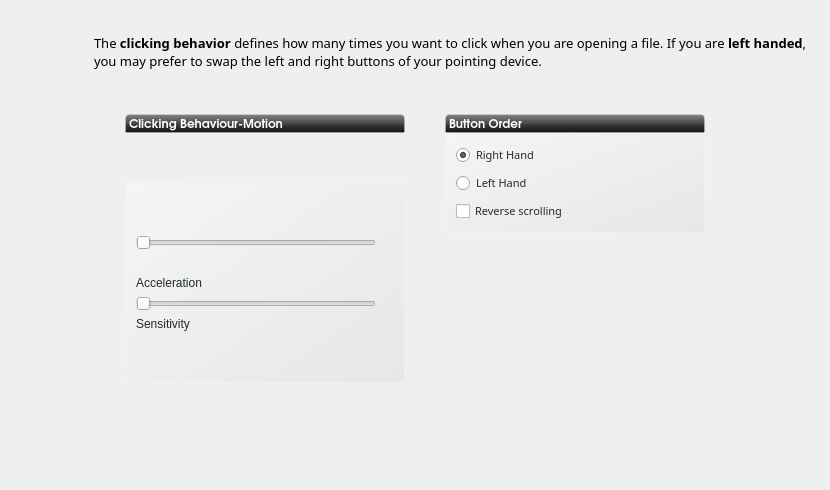
<?xml version="1.0" encoding="UTF-8"?>
<ui version="4.0">
 <class>mouseWidget</class>
 <widget class="QWidget" name="mouseWidget">
  <property name="geometry">
   <rect>
    <x>0</x>
    <y>0</y>
    <width>830</width>
    <height>490</height>
   </rect>
  </property>
  <property name="windowTitle">
   <string>Mouse</string>
  </property>
  <property name="styleSheet">
   <string notr="true">QGroupBox{
background-color: qlineargradient(spread:pad, x1:1, y1:1, x2:0, y2:0, stop:0 rgba(219, 219, 219, 100), stop:1 rgba(255, 255, 255, 100));
border: 1px solid rgba(255,255,255,50);
border-bottom-left-radius: 4px;
border-bottom-right-radius: 4px;
}
</string>
  </property>
  <layout class="QGridLayout" name="gridLayout">
   <property name="margin">
    <number>20</number>
   </property>
   <property name="spacing">
    <number>0</number>
   </property>
   <item row="0" column="0">
    <widget class="QLabel" name="label_3">
     <property name="minimumSize">
      <size>
       <width>64</width>
       <height>64</height>
      </size>
     </property>
     <property name="maximumSize">
      <size>
       <width>64</width>
       <height>64</height>
      </size>
     </property>
     <property name="text">
      <string/>
     </property>
     <property name="pixmap">
      <pixmap resource="../data/kaptan.qrc">:/raw/pixmap/preferences-desktop-peripherals.png</pixmap>
     </property>
    </widget>
   </item>
   <item row="0" column="1">
    <widget class="QLabel" name="description">
     <property name="minimumSize">
      <size>
       <width>300</width>
       <height>0</height>
      </size>
     </property>
     <property name="font">
      <font>
       <family>Sans Serif</family>
       <pointsize>10</pointsize>
      </font>
     </property>
     <property name="styleSheet">
      <string notr="true"/>
     </property>
     <property name="text">
      <string>The &lt;b&gt;clicking behavior&lt;/b&gt; defines how many times you want to click when you are opening a file. If you are &lt;b&gt;left handed&lt;/b&gt;, you may prefer to swap the left and right buttons of your pointing device.</string>
     </property>
     <property name="wordWrap">
      <bool>true</bool>
     </property>
     <property name="indent">
      <number>10</number>
     </property>
    </widget>
   </item>
   <item row="1" column="0">
    <spacer name="verticalSpacer_4">
     <property name="orientation">
      <enum>Qt::Vertical</enum>
     </property>
     <property name="sizeType">
      <enum>QSizePolicy::Fixed</enum>
     </property>
     <property name="sizeHint" stdset="0">
      <size>
       <width>20</width>
       <height>30</height>
      </size>
     </property>
    </spacer>
   </item>
   <item row="2" column="0" colspan="2">
    <layout class="QVBoxLayout" name="verticalLayout">
     <item>
      <layout class="QHBoxLayout" name="horizontalLayout_2">
       <item>
        <spacer name="horizontalSpacer_3">
         <property name="orientation">
          <enum>Qt::Horizontal</enum>
         </property>
         <property name="sizeType">
          <enum>QSizePolicy::Expanding</enum>
         </property>
         <property name="sizeHint" stdset="0">
          <size>
           <width>20</width>
           <height>20</height>
          </size>
         </property>
        </spacer>
       </item>
       <item>
        <layout class="QVBoxLayout" name="verticalLayout_2">
         <property name="spacing">
          <number>0</number>
         </property>
         <item>
          <widget class="QLabel" name="label">
           <property name="minimumSize">
            <size>
             <width>260</width>
             <height>0</height>
            </size>
           </property>
           <property name="font">
            <font>
             <family>URW Gothic L</family>
             <pointsize>9</pointsize>
             <weight>75</weight>
             <bold>true</bold>
             <underline>false</underline>
            </font>
           </property>
           <property name="styleSheet">
            <string notr="true">    background-color: qlineargradient(spread:pad, x1:0.5, y1:0, x2:0.5, y2:1, stop:0 rgba(132, 132, 132, 255), stop:0.501481 rgba(70, 70, 70, 255), stop:0.503057 rgba(62, 62, 62, 255), stop:1 rgba(16, 16, 16, 255));
color:rgb(255,255,255);
/*background-color: qlineargradient(spread:pad, x1:1, y1:1, x2:0, y2:0, stop:0 rgba(219, 219, 219, 100), stop:1 rgba(255, 255, 255, 100));*/
border: 1px solid rgba(255,255,255,50);
border-top-left-radius: 4px;
border-top-right-radius: 4px;</string>
           </property>
           <property name="text">
            <string>Clicking Behaviour-Motion</string>
           </property>
           <property name="margin">
            <number>5</number>
           </property>
          </widget>
         </item>
         <item>
          <widget class="QGroupBox" name="groupBox">
           <property name="sizePolicy">
            <sizepolicy hsizetype="Fixed" vsizetype="Fixed">
             <horstretch>0</horstretch>
             <verstretch>0</verstretch>
            </sizepolicy>
           </property>
           <property name="minimumSize">
            <size>
             <width>280</width>
             <height>200</height>
            </size>
           </property>
           <property name="maximumSize">
            <size>
             <width>16777215</width>
             <height>100</height>
            </size>
           </property>
           <property name="styleSheet">
            <string notr="true">color: rgb(30, 43, 51)</string>
           </property>
           <property name="title">
            <string/>
           </property>
           <layout class="QGridLayout" name="gridLayout_2">
            <property name="leftMargin">
             <number>10</number>
            </property>
            <property name="topMargin">
             <number>10</number>
            </property>
            <property name="rightMargin">
             <number>15</number>
            </property>
            <property name="bottomMargin">
             <number>10</number>
            </property>
            <item row="9" column="0">
             <spacer name="verticalSpacer">
              <property name="orientation">
               <enum>Qt::Vertical</enum>
              </property>
              <property name="sizeHint" stdset="0">
               <size>
                <width>20</width>
                <height>40</height>
               </size>
              </property>
             </spacer>
            </item>
            <item row="1" column="0">
             <spacer name="verticalSpacer_2">
              <property name="orientation">
               <enum>Qt::Vertical</enum>
              </property>
              <property name="sizeType">
               <enum>QSizePolicy::Expanding</enum>
              </property>
              <property name="sizeHint" stdset="0">
               <size>
                <width>20</width>
                <height>40</height>
               </size>
              </property>
             </spacer>
            </item>
            <item row="5" column="0">
             <widget class="QLabel" name="label_4">
              <property name="text">
               <string>Acceleration</string>
              </property>
             </widget>
            </item>
            <item row="7" column="0">
             <widget class="QSlider" name="Sensitivity">
              <property name="orientation">
               <enum>Qt::Horizontal</enum>
              </property>
             </widget>
            </item>
            <item row="8" column="0">
             <widget class="QLabel" name="label_5">
              <property name="text">
               <string>Sensitivity</string>
              </property>
             </widget>
            </item>
            <item row="3" column="1">
             <widget class="QLabel" name="lblAcc">
              <property name="text">
               <string/>
              </property>
             </widget>
            </item>
            <item row="7" column="1">
             <widget class="QLabel" name="lblSen">
              <property name="text">
               <string/>
              </property>
             </widget>
            </item>
            <item row="2" column="0">
             <widget class="QSlider" name="Acceleration">
              <property name="orientation">
               <enum>Qt::Horizontal</enum>
              </property>
             </widget>
            </item>
           </layout>
          </widget>
         </item>
         <item>
          <spacer name="verticalSpacer_5">
           <property name="orientation">
            <enum>Qt::Vertical</enum>
           </property>
           <property name="sizeType">
            <enum>QSizePolicy::Expanding</enum>
           </property>
           <property name="sizeHint" stdset="0">
            <size>
             <width>20</width>
             <height>30</height>
            </size>
           </property>
          </spacer>
         </item>
        </layout>
       </item>
       <item>
        <spacer name="horizontalSpacer">
         <property name="orientation">
          <enum>Qt::Horizontal</enum>
         </property>
         <property name="sizeType">
          <enum>QSizePolicy::Fixed</enum>
         </property>
         <property name="sizeHint" stdset="0">
          <size>
           <width>40</width>
           <height>20</height>
          </size>
         </property>
        </spacer>
       </item>
       <item>
        <layout class="QVBoxLayout" name="verticalLayout_3">
         <property name="spacing">
          <number>0</number>
         </property>
         <item>
          <widget class="QLabel" name="label_2">
           <property name="minimumSize">
            <size>
             <width>260</width>
             <height>0</height>
            </size>
           </property>
           <property name="font">
            <font>
             <family>URW Gothic L</family>
             <pointsize>9</pointsize>
             <weight>75</weight>
             <bold>true</bold>
             <underline>false</underline>
            </font>
           </property>
           <property name="styleSheet">
            <string notr="true">    background-color: qlineargradient(spread:pad, x1:0.5, y1:0, x2:0.5, y2:1, stop:0 rgba(132, 132, 132, 255), stop:0.501481 rgba(70, 70, 70, 255), stop:0.503057 rgba(62, 62, 62, 255), stop:1 rgba(16, 16, 16, 255));
color:rgb(255,255,255);
/*qlineargradient(spread:pad, x1:0.5, y1:1, x2:0.5, y2:0, stop:0 rgba(183, 100, 124, 255), stop:0.0212465 rgba(91, 33, 50, 255), stop:0.521739 rgba(152, 86, 105, 255), stop:0.527174 rgba(155, 98, 115, 255), stop:0.983696 rgba(184, 141, 153, 255), stop:1 rgba(220, 173, 186, 255));*/
/*background-color: qlineargradient(spread:pad, x1:1, y1:1, x2:0, y2:0, stop:0 rgba(219, 219, 219, 100), stop:1 rgba(255, 255, 255, 100));*/
border: 1px solid rgba(255,255,255,50);
border-top-left-radius: 4px;
border-top-right-radius: 4px;</string>
           </property>
           <property name="text">
            <string>Button Order</string>
           </property>
           <property name="margin">
            <number>5</number>
           </property>
          </widget>
         </item>
         <item>
          <widget class="QGroupBox" name="groupBox_2">
           <property name="minimumSize">
            <size>
             <width>260</width>
             <height>100</height>
            </size>
           </property>
           <property name="maximumSize">
            <size>
             <width>16777215</width>
             <height>100</height>
            </size>
           </property>
           <property name="styleSheet">
            <string notr="true">color: rgb(30, 43, 51)</string>
           </property>
           <property name="title">
            <string/>
           </property>
           <layout class="QGridLayout" name="gridLayout_4">
            <property name="leftMargin">
             <number>10</number>
            </property>
            <property name="topMargin">
             <number>10</number>
            </property>
            <property name="rightMargin">
             <number>15</number>
            </property>
            <property name="bottomMargin">
             <number>10</number>
            </property>
            <item row="0" column="0">
             <widget class="QRadioButton" name="radioButtonRightHand">
              <property name="font">
               <font>
                <family>Sans Serif</family>
                <pointsize>8</pointsize>
               </font>
              </property>
              <property name="styleSheet">
               <string notr="true"/>
              </property>
              <property name="text">
               <string>Right Hand</string>
              </property>
              <property name="checked">
               <bool>true</bool>
              </property>
             </widget>
            </item>
            <item row="1" column="0">
             <widget class="QRadioButton" name="radioButtonLeftHand">
              <property name="font">
               <font>
                <family>Sans Serif</family>
                <pointsize>8</pointsize>
               </font>
              </property>
              <property name="text">
               <string>Left Hand</string>
              </property>
             </widget>
            </item>
            <item row="2" column="0">
             <widget class="QCheckBox" name="checkReverse">
              <property name="font">
               <font>
                <family>Sans Serif</family>
                <pointsize>8</pointsize>
               </font>
              </property>
              <property name="styleSheet">
               <string notr="true"/>
              </property>
              <property name="text">
               <string>Reverse scrolling</string>
              </property>
             </widget>
            </item>
           </layout>
          </widget>
         </item>
         <item>
          <spacer name="verticalSpacer_6">
           <property name="orientation">
            <enum>Qt::Vertical</enum>
           </property>
           <property name="sizeType">
            <enum>QSizePolicy::Expanding</enum>
           </property>
           <property name="sizeHint" stdset="0">
            <size>
             <width>20</width>
             <height>30</height>
            </size>
           </property>
          </spacer>
         </item>
        </layout>
       </item>
       <item>
        <spacer name="horizontalSpacer_2">
         <property name="orientation">
          <enum>Qt::Horizontal</enum>
         </property>
         <property name="sizeType">
          <enum>QSizePolicy::Expanding</enum>
         </property>
         <property name="sizeHint" stdset="0">
          <size>
           <width>20</width>
           <height>20</height>
          </size>
         </property>
        </spacer>
       </item>
      </layout>
     </item>
    </layout>
   </item>
  </layout>
 </widget>
 <resources>
  <include location="../data/kaptan.qrc"/>
 </resources>
 <connections>
  <connection>
   <sender>Acceleration</sender>
   <signal>valueChanged(int)</signal>
   <receiver>lblAcc</receiver>
   <slot>show()</slot>
   <hints>
    <hint type="sourcelabel">
     <x>351</x>
     <y>261</y>
    </hint>
    <hint type="destinationlabel">
     <x>380</x>
     <y>263</y>
    </hint>
   </hints>
  </connection>
  <connection>
   <sender>Sensitivity</sender>
   <signal>valueChanged(int)</signal>
   <receiver>lblSen</receiver>
   <slot>show()</slot>
   <hints>
    <hint type="sourcelabel">
     <x>304</x>
     <y>306</y>
    </hint>
    <hint type="destinationlabel">
     <x>380</x>
     <y>309</y>
    </hint>
   </hints>
  </connection>
 </connections>
</ui>
